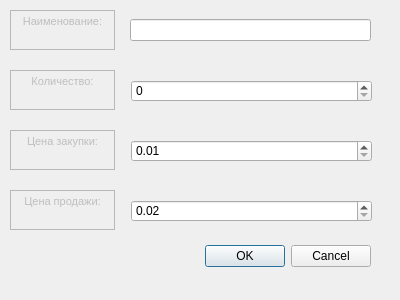
<?xml version="1.0" encoding="UTF-8"?>
<ui version="4.0">
 <class>Dialog</class>
 <widget class="QDialog" name="Dialog">
  <property name="geometry">
   <rect>
    <x>0</x>
    <y>0</y>
    <width>400</width>
    <height>300</height>
   </rect>
  </property>
  <property name="minimumSize">
   <size>
    <width>400</width>
    <height>300</height>
   </size>
  </property>
  <property name="maximumSize">
   <size>
    <width>400</width>
    <height>300</height>
   </size>
  </property>
  <property name="windowTitle">
   <string>Dialog</string>
  </property>
  <widget class="QDialogButtonBox" name="buttonBox">
   <property name="geometry">
    <rect>
     <x>30</x>
     <y>240</y>
     <width>341</width>
     <height>32</height>
    </rect>
   </property>
   <property name="orientation">
    <enum>Qt::Horizontal</enum>
   </property>
   <property name="standardButtons">
    <set>QDialogButtonBox::Cancel|QDialogButtonBox::Ok</set>
   </property>
  </widget>
  <widget class="QTextEdit" name="textEdit">
   <property name="enabled">
    <bool>false</bool>
   </property>
   <property name="geometry">
    <rect>
     <x>10</x>
     <y>10</y>
     <width>105</width>
     <height>40</height>
    </rect>
   </property>
   <property name="html">
    <string>&lt;!DOCTYPE HTML PUBLIC &quot;-//W3C//DTD HTML 4.0//EN&quot; &quot;http://www.w3.org/TR/REC-html40/strict.dtd&quot;&gt;
&lt;html&gt;&lt;head&gt;&lt;meta name=&quot;qrichtext&quot; content=&quot;1&quot; /&gt;&lt;style type=&quot;text/css&quot;&gt;
p, li { white-space: pre-wrap; }
&lt;/style&gt;&lt;/head&gt;&lt;body style=&quot; font-family:'MS Shell Dlg 2'; font-size:8.25pt; font-weight:400; font-style:normal;&quot;&gt;
&lt;p align=&quot;center&quot; style=&quot; margin-top:0px; margin-bottom:0px; margin-left:0px; margin-right:0px; -qt-block-indent:0; text-indent:0px;&quot;&gt;Наименование:&lt;/p&gt;&lt;/body&gt;&lt;/html&gt;</string>
   </property>
  </widget>
  <widget class="QTextEdit" name="textEdit_2">
   <property name="enabled">
    <bool>false</bool>
   </property>
   <property name="geometry">
    <rect>
     <x>10</x>
     <y>70</y>
     <width>105</width>
     <height>40</height>
    </rect>
   </property>
   <property name="html">
    <string>&lt;!DOCTYPE HTML PUBLIC &quot;-//W3C//DTD HTML 4.0//EN&quot; &quot;http://www.w3.org/TR/REC-html40/strict.dtd&quot;&gt;
&lt;html&gt;&lt;head&gt;&lt;meta name=&quot;qrichtext&quot; content=&quot;1&quot; /&gt;&lt;style type=&quot;text/css&quot;&gt;
p, li { white-space: pre-wrap; }
&lt;/style&gt;&lt;/head&gt;&lt;body style=&quot; font-family:'MS Shell Dlg 2'; font-size:8.25pt; font-weight:400; font-style:normal;&quot;&gt;
&lt;p align=&quot;center&quot; style=&quot; margin-top:0px; margin-bottom:0px; margin-left:0px; margin-right:0px; -qt-block-indent:0; text-indent:0px;&quot;&gt;Количество:&lt;/p&gt;&lt;/body&gt;&lt;/html&gt;</string>
   </property>
  </widget>
  <widget class="QTextEdit" name="textEdit_3">
   <property name="enabled">
    <bool>false</bool>
   </property>
   <property name="geometry">
    <rect>
     <x>10</x>
     <y>130</y>
     <width>105</width>
     <height>40</height>
    </rect>
   </property>
   <property name="html">
    <string>&lt;!DOCTYPE HTML PUBLIC &quot;-//W3C//DTD HTML 4.0//EN&quot; &quot;http://www.w3.org/TR/REC-html40/strict.dtd&quot;&gt;
&lt;html&gt;&lt;head&gt;&lt;meta name=&quot;qrichtext&quot; content=&quot;1&quot; /&gt;&lt;style type=&quot;text/css&quot;&gt;
p, li { white-space: pre-wrap; }
&lt;/style&gt;&lt;/head&gt;&lt;body style=&quot; font-family:'MS Shell Dlg 2'; font-size:8.25pt; font-weight:400; font-style:normal;&quot;&gt;
&lt;p align=&quot;center&quot; style=&quot; margin-top:0px; margin-bottom:0px; margin-left:0px; margin-right:0px; -qt-block-indent:0; text-indent:0px;&quot;&gt;Цена закупки:&lt;/p&gt;&lt;/body&gt;&lt;/html&gt;</string>
   </property>
  </widget>
  <widget class="QTextEdit" name="textEdit_4">
   <property name="enabled">
    <bool>false</bool>
   </property>
   <property name="geometry">
    <rect>
     <x>10</x>
     <y>190</y>
     <width>105</width>
     <height>40</height>
    </rect>
   </property>
   <property name="html">
    <string>&lt;!DOCTYPE HTML PUBLIC &quot;-//W3C//DTD HTML 4.0//EN&quot; &quot;http://www.w3.org/TR/REC-html40/strict.dtd&quot;&gt;
&lt;html&gt;&lt;head&gt;&lt;meta name=&quot;qrichtext&quot; content=&quot;1&quot; /&gt;&lt;style type=&quot;text/css&quot;&gt;
p, li { white-space: pre-wrap; }
&lt;/style&gt;&lt;/head&gt;&lt;body style=&quot; font-family:'MS Shell Dlg 2'; font-size:8.25pt; font-weight:400; font-style:normal;&quot;&gt;
&lt;p align=&quot;center&quot; style=&quot; margin-top:0px; margin-bottom:0px; margin-left:0px; margin-right:0px; -qt-block-indent:0; text-indent:0px;&quot;&gt;Цена продажи:&lt;/p&gt;&lt;/body&gt;&lt;/html&gt;</string>
   </property>
  </widget>
  <widget class="QLineEdit" name="name_line_warehouse">
   <property name="geometry">
    <rect>
     <x>130</x>
     <y>19</y>
     <width>241</width>
     <height>22</height>
    </rect>
   </property>
  </widget>
  <widget class="QSpinBox" name="count_line_warehouse">
   <property name="geometry">
    <rect>
     <x>131</x>
     <y>80</y>
     <width>241</width>
     <height>22</height>
    </rect>
   </property>
   <property name="maximum">
    <number>1000</number>
   </property>
  </widget>
  <widget class="QDoubleSpinBox" name="buy_line_warehouse">
   <property name="geometry">
    <rect>
     <x>131</x>
     <y>140</y>
     <width>241</width>
     <height>22</height>
    </rect>
   </property>
   <property name="prefix">
    <string/>
   </property>
   <property name="decimals">
    <number>2</number>
   </property>
   <property name="minimum">
    <double>0.010000000000000</double>
   </property>
   <property name="maximum">
    <double>10000.000000000000000</double>
   </property>
   <property name="stepType">
    <enum>QAbstractSpinBox::AdaptiveDecimalStepType</enum>
   </property>
  </widget>
  <widget class="QDoubleSpinBox" name="sell_line_warehouse">
   <property name="geometry">
    <rect>
     <x>131</x>
     <y>200</y>
     <width>241</width>
     <height>22</height>
    </rect>
   </property>
   <property name="minimum">
    <double>0.020000000000000</double>
   </property>
   <property name="maximum">
    <double>10001.000000000000000</double>
   </property>
  </widget>
 </widget>
 <resources/>
 <connections>
  <connection>
   <sender>buttonBox</sender>
   <signal>accepted()</signal>
   <receiver>Dialog</receiver>
   <slot>accept()</slot>
   <hints>
    <hint type="sourcelabel">
     <x>248</x>
     <y>254</y>
    </hint>
    <hint type="destinationlabel">
     <x>157</x>
     <y>274</y>
    </hint>
   </hints>
  </connection>
  <connection>
   <sender>buttonBox</sender>
   <signal>rejected()</signal>
   <receiver>Dialog</receiver>
   <slot>reject()</slot>
   <hints>
    <hint type="sourcelabel">
     <x>316</x>
     <y>260</y>
    </hint>
    <hint type="destinationlabel">
     <x>286</x>
     <y>274</y>
    </hint>
   </hints>
  </connection>
 </connections>
</ui>
